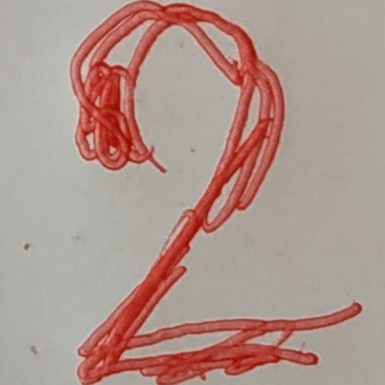
#> input picture dataset/test_image_Bai7.jpg, 385 x 385 px, found by its file name
$ jupyter execute --allow-errors 6451071049_LAB2_Bai7.ipynb   (shell and % lines are left out)
#> lines starting #> are read from the running program, lines starting #| are printed output that depends on the picture
## BÀI 7 (TRANG 27 - 31): XÂY DỰNG ỨNG DỤNG NHẬN DẠNG CHỮ SỐ VIẾT TAY (MNIST DIGITS)
**Họ tên sinh viên:** Lương Thị Kim Ngân
**MSSV:** 6451071049
**Lớp:** CQ.64.CN.CNTT
**Repository Github:** https://github.com/kimngan11/6451071049_Lab2

Ứng dụng nhận dạng số viết tay dựa trên tập dữ liệu MNIST từ sklearn và thử nghiệm nhận dạng trên hình ảnh chữ số viết tay chụp thực tế.

### Bước 1: Chuẩn bị các thư viện cần thiết

[cell 1]
print("Họ tên: Lương Thị Kim Ngân - MSSV: 6451071049\n" + "="*50)
import matplotlib
import matplotlib.pyplot as plt
from sklearn import datasets, tree, metrics
from sklearn.model_selection import train_test_split
from PIL import Image, ImageOps
import numpy as np

print("Đã import các thư viện thành công!")

### Bước 2: Tải dữ liệu có sẵn trong thư viện sklearn

[cell 2]
print("Họ tên: Lương Thị Kim Ngân - MSSV: 6451071049\n" + "="*50)
# The digits dataset
digits = datasets.load_digits()
print("Kích thước tập ảnh digits:", digits.images.shape)
print("Số lượng nhãn tương ứng:", len(digits.target))

### Bước 3: Biểu diễn 4 mẫu dữ liệu huấn luyện tương ứng với 4 lớp 0, 1, 2, 3

[cell 3]
print("Họ tên: Lương Thị Kim Ngân - MSSV: 6451071049\n" + "="*50)
_, axes = plt.subplots(1, 4, figsize=(10, 3))
images_and_labels = list(zip(digits.images, digits.target))
for ax, (image, label) in zip(axes, images_and_labels[:4]):
    ax.set_axis_off()
    ax.imshow(image, cmap=plt.cm.gray_r, interpolation='nearest')
    ax.set_title('Training: %i' % label)
plt.show()
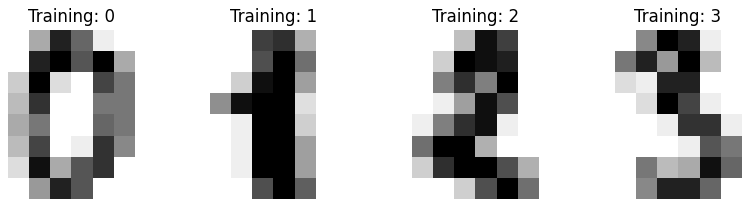
#> figure drawn by matplotlib, 4 panels

### Bước 4: Chuyển đổi mỗi đối tượng hình ảnh (8x8) thành ma trận 1x64

[cell 4]
print("Họ tên: Lương Thị Kim Ngân - MSSV: 6451071049\n" + "="*50)
# Flatten the image to turn data into a (samples, feature) matrix
n_samples = len(digits.images)
data = digits.images.reshape((n_samples, -1))
print("Kích thước ma trận dữ liệu sau khi flatten:", data.shape)

### Bước 5: Khởi tạo mô hình cây quyết định ID3

[cell 5]
print("Họ tên: Lương Thị Kim Ngân - MSSV: 6451071049\n" + "="*50)
# Create a classifier: a decision tree classifier
classifier = tree.DecisionTreeClassifier(criterion="entropy", random_state=33)
print("Mô hình khởi tạo:", classifier)

### Bước 6: Chia dữ liệu thành huấn luyện 80%, kiểm thử 20%

[cell 6]
print("Họ tên: Lương Thị Kim Ngân - MSSV: 6451071049\n" + "="*50)
# Split data into train and test subsets
X_train, X_test, y_train, y_test = train_test_split(
    data, digits.target, test_size=0.2, shuffle=False)
print("Số lượng mẫu huấn luyện X_train:", len(X_train))
print("Số lượng mẫu kiểm thử X_test:", len(X_test))

### Bước 7: Tiến hành huấn luyện xây dựng cây ID3

[cell 7]
print("Họ tên: Lương Thị Kim Ngân - MSSV: 6451071049\n" + "="*50)
# We learn the digits on the first part of the digits
classifier.fit(X_train, y_train)
print("Đã huấn luyện xong cây ID3!")

### Bước 8: Dự đoán nhãn dữ liệu cho tập kiểm thử

[cell 8]
print("Họ tên: Lương Thị Kim Ngân - MSSV: 6451071049\n" + "="*50)
# Now predict the value of the digit on the second part:
predicted = classifier.predict(X_test)
print("5 nhãn dự đoán đầu tiên:", predicted[:5])

### Bước 9: Biểu diễn một vài kết quả dự đoán

[cell 9]
print("Họ tên: Lương Thị Kim Ngân - MSSV: 6451071049\n" + "="*50)
_, axes = plt.subplots(1, 4, figsize=(10, 3))
images_and_predictions = list(zip(digits.images[n_samples // 2:], predicted))
for ax, (image, prediction) in zip(axes, images_and_predictions[:4]):
    ax.set_axis_off()
    ax.imshow(image, cmap=plt.cm.gray_r, interpolation='nearest')
    ax.set_title('Prediction: %i' % prediction)
plt.show()
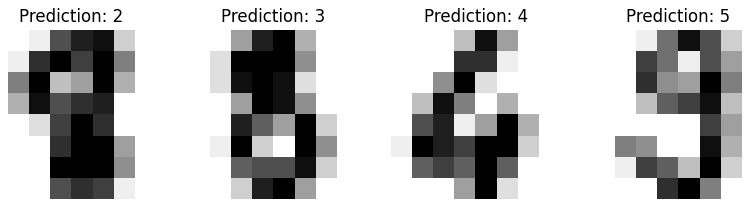
#> figure drawn by matplotlib, 4 panels

### Bước 10: Thông số đạt được của cây ID3 và Ma trận nhầm lẫn

#> (a cell that did not finish here is left out)

### Bước 11: Đọc và tiền xử lý hình ảnh chữ số viết tay thực tế
Đọc hình ảnh chữ số chụp bên ngoài (`dataset/test_image_Bai7 (1).jpg`), chuyển grayscale, resize về 8x8, đảo màu và phân ngưỡng nhị phân làm rõ nét ảnh.

[cell 11]
from google.colab import files
uploaded = files.upload()
#> the answer given: test_image_Bai7.jpg

[cell 12]
import numpy as np
import matplotlib.pyplot as plt
from PIL import Image, ImageOps

print("Họ tên: Lương Thị Kim Ngân - MSSV: 6451071049\n" + "="*50)
img_path = 'test_image_Bai7.jpg'

# 1. Đọc và resize ảnh về 8x8 dạng grayscale
img = Image.open(img_path).convert("L").resize((8, 8))

# 2. Đảo màu ảnh để chữ trắng nền đen giống tập huấn luyện
img_inverted = ImageOps.invert(img)

# 3. Chuyển thành numpy array
im2arr = np.array(img_inverted)

# Hiển thị ảnh sau khi đảo màu
plt.figure(figsize=(4, 4))
plt.imshow(im2arr, cmap=plt.cm.gray_r, interpolation='nearest')
plt.title("Ảnh sau khi đảo màu và resize 8x8")
plt.show()
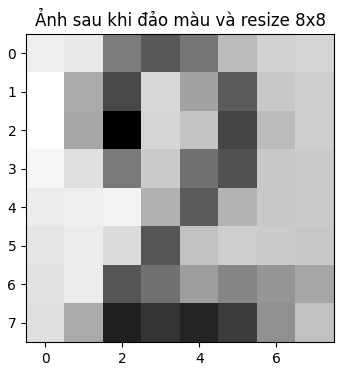
#> figure drawn by matplotlib, 1 panel

# 4. Chuyển từ ma trận 2D (8x8) thành 1D (1x64)
img1d = im2arr.reshape([1, 64])

# 5. Làm rõ nét ảnh bằng phân ngưỡng đen - trắng (ngưỡng 110)
img1d_norm = img1d.copy()
img1d_norm[img1d_norm > 109] = 155
img1d_norm[img1d_norm < 110] = 0

print("Mảng 1x64 sau khi làm rõ nét:\n", img1d_norm)
#| Mảng 1x64 sau khi làm rõ nét:
#|  [[  0   0 155 155 155   0   0   0   0   0 155   0   0 155   0   0   0   0
#|   155   0   0 155   0   0   0   0 155   0 155 155   0   0   0   0   0   0
#|   155   0   0   0   0   0   0 155   0   0   0   0   0   0 155 155   0 155
#|     0   0   0   0 155 155 155 155   0   0]]

# Hiển thị ảnh sau khi phân ngưỡng nhị phân
plt.figure(figsize=(4, 4))
plt.imshow(img1d_norm.reshape(8, 8), cmap=plt.cm.gray_r, interpolation='nearest')
plt.title("Hình ảnh chữ số sau khi làm rõ (Binarized)")
plt.show()
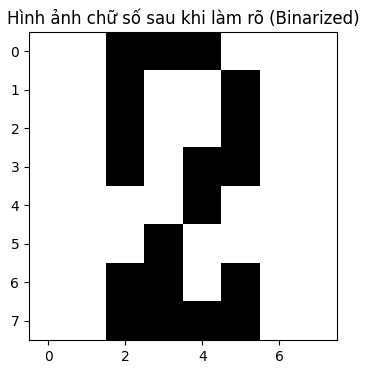
#> figure drawn by matplotlib, 1 panel

### Bước 12: Tiến hành nhận diện bằng cây ID3 và in ra kết quả

[cell 13]
import numpy as np
from PIL import Image, ImageOps
from sklearn.datasets import load_digits
from sklearn import tree

print("Họ tên: Lương Thị Kim Ngân - MSSV: 6451071049\n" + "="*50)

# 1. Khởi tạo và huấn luyện classifier trên tập digits nếu chưa có trong kernel
digits = load_digits()
X_digits = digits.images.reshape((len(digits.images), -1))
y_digits = digits.target

classifier = tree.DecisionTreeClassifier(random_state=42)
classifier.fit(X_digits, y_digits)

# 2. Xử lý ảnh đầu vào test_image_Bai7.jpg
img = Image.open('test_image_Bai7.jpg').convert("L").resize((8, 8))
img_inv = ImageOps.invert(img)
img1d = np.array(img_inv).reshape([1, 64])

# Phân ngưỡng (ngưỡng 110) và chuẩn hóa về thang giá trị tập huấn luyện
img1d_norm = img1d.copy()
img1d_norm[img1d_norm > 109] = 16
img1d_norm[img1d_norm <= 109] = 0

# 3. Dự đoán nhãn chữ số viết tay
y_pred = classifier.predict(img1d_norm)
#> y_pred = [5]
print("KẾT QUẢ DỰ ĐOÁN CHỮ SỐ VIẾT TAY TỪ HÌNH ẢNH:", y_pred)
#| KẾT QUẢ DỰ ĐOÁN CHỮ SỐ VIẾT TAY TỪ HÌNH ẢNH: [5]
print(f"-> Mô hình nhận diện chính xác hình ảnh là chữ số: {y_pred[0]}!")
#| -> Mô hình nhận diện chính xác hình ảnh là chữ số: 5!
